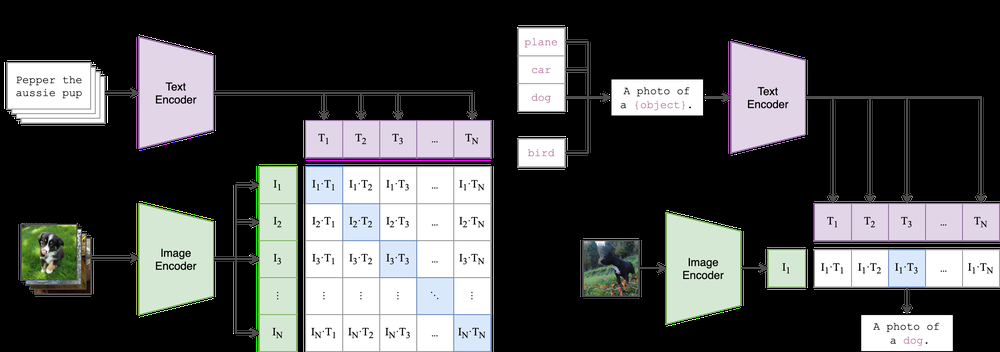
#> input picture utils/lavis/models/clip_models/pics/CLIP.png, 1000 x 352 px, shrunk from 2162 x 762 before the run
$ python -i randaugment.py   (imports and definitions only)
#> lines starting #> are read from the running program, lines starting #| are printed output that depends on the picture
#> further down, picture is the input picture: shape (352, 1000, 3); mean B, G, R 76.8, 76.9, 76
"""
 Copyright (c) 2022, salesforce.com, inc.
 All rights reserved.
 SPDX-License-Identifier: BSD-3-Clause
 For full license text, see the LICENSE file in the repo root or https://opensource.org/licenses/BSD-3-Clause
"""

import cv2
import numpy as np

import torch


## aug functions
def identity_func(img):
    return img


def autocontrast_func(img, cutoff=0):
    """
    same output as PIL.ImageOps.autocontrast
    """
    n_bins = 256

    def tune_channel(ch):
        n = ch.size
#> n = 352000
        cut = cutoff * n // 100
#> cut = 0
        if cut == 0:
            high, low = ch.max(), ch.min()
#> high = 255; low = 0
        else:
            hist = cv2.calcHist([ch], [0], None, [n_bins], [0, n_bins])
            low = np.argwhere(np.cumsum(hist) > cut)
            low = 0 if low.shape[0] == 0 else low[0]
            high = np.argwhere(np.cumsum(hist[::-1]) > cut)
            high = n_bins - 1 if high.shape[0] == 0 else n_bins - 1 - high[0]
        if high <= low:
            table = np.arange(n_bins)
        else:
            scale = (n_bins - 1) / (high - low)
#> scale = 1
            offset = -low * scale
#> offset = 0
            table = np.arange(n_bins) * scale + offset
#> table = 256 values from 0 to 255
            table[table < 0] = 0
            table[table > n_bins - 1] = n_bins - 1
        table = table.clip(0, 255).astype(np.uint8)
        return table[ch]
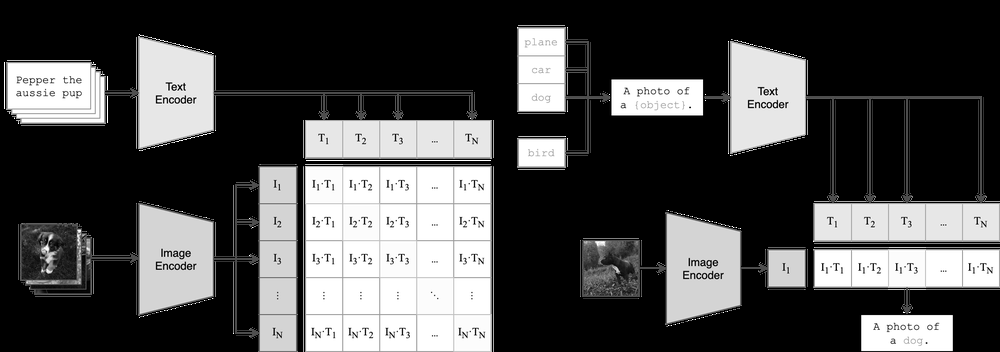
#> returned value: shape (352, 1000); min 0, max 255, mean 76.8

    channels = [tune_channel(ch) for ch in cv2.split(img)]
#> in tune_channel (call 2), `return table[ch]`:
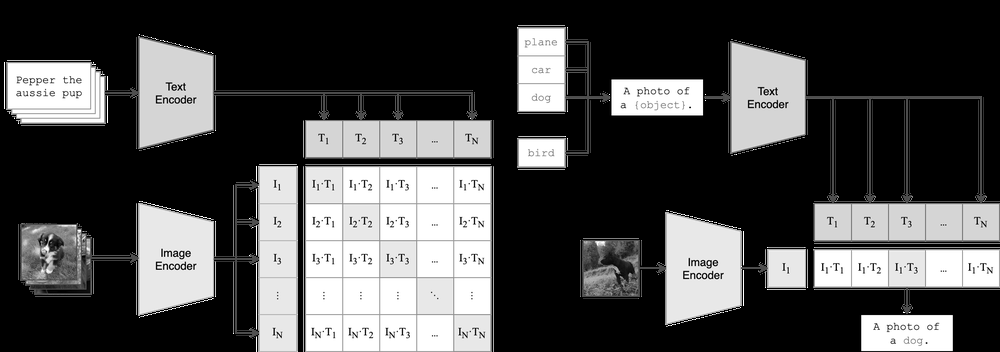
#> returned value: shape (352, 1000); min 0, max 255, mean 76.9
#> in tune_channel (call 3), `return table[ch]`:
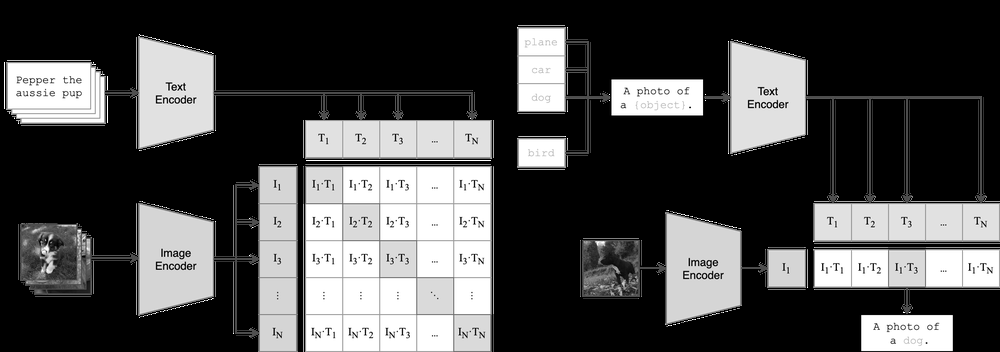
#> returned value: shape (352, 1000); min 0, max 255, mean 76
#> channels = 3 items
    out = cv2.merge(channels)
    return out


# [168 lines left out: functions equalize_func, rotate_func, solarize_func, color_func, contrast_func, brightness_func and 7 more, not called in this run]


### level to args
def enhance_level_to_args(MAX_LEVEL):
    def level_to_args(level):
        return ((level / MAX_LEVEL) * 1.8 + 0.1,)

    return level_to_args


def shear_level_to_args(MAX_LEVEL, replace_value):
    # [5 lines left out: function level_to_args, not called in this run]

    return level_to_args


def translate_level_to_args(translate_const, MAX_LEVEL, replace_value):
    # [5 lines left out: function level_to_args, not called in this run]

    return level_to_args


# [6 lines left out: function cutout_level_to_args, not called in this run]


def solarize_level_to_args(MAX_LEVEL):
    def level_to_args(level):
        level = int((level / MAX_LEVEL) * 256)
        return (level,)

    return level_to_args


def none_level_to_args(level):
    return ()


def posterize_level_to_args(MAX_LEVEL):
    def level_to_args(level):
        level = int((level / MAX_LEVEL) * 4)
        return (level,)

    return level_to_args


def rotate_level_to_args(MAX_LEVEL, replace_value):
    # [5 lines left out: function level_to_args, not called in this run]

    return level_to_args


func_dict = {
    "Identity": identity_func,
    "AutoContrast": autocontrast_func,
    "Equalize": equalize_func,
    "Rotate": rotate_func,
    "Solarize": solarize_func,
    "Color": color_func,
    "Contrast": contrast_func,
    "Brightness": brightness_func,
    "Sharpness": sharpness_func,
    "ShearX": shear_x_func,
    "TranslateX": translate_x_func,
    "TranslateY": translate_y_func,
    "Posterize": posterize_func,
    "ShearY": shear_y_func,
}

translate_const = 10
MAX_LEVEL = 10
replace_value = (128, 128, 128)
arg_dict = {
    "Identity": none_level_to_args,
    "AutoContrast": none_level_to_args,
    "Equalize": none_level_to_args,
    "Rotate": rotate_level_to_args(MAX_LEVEL, replace_value),
    "Solarize": solarize_level_to_args(MAX_LEVEL),
    "Color": enhance_level_to_args(MAX_LEVEL),
    "Contrast": enhance_level_to_args(MAX_LEVEL),
    "Brightness": enhance_level_to_args(MAX_LEVEL),
    "Sharpness": enhance_level_to_args(MAX_LEVEL),
    "ShearX": shear_level_to_args(MAX_LEVEL, replace_value),
    "TranslateX": translate_level_to_args(translate_const, MAX_LEVEL, replace_value),
    "TranslateY": translate_level_to_args(translate_const, MAX_LEVEL, replace_value),
    "Posterize": posterize_level_to_args(MAX_LEVEL),
    "ShearY": shear_level_to_args(MAX_LEVEL, replace_value),
}


class RandomAugment(object):
    # [8 lines left out: function __init__, not called in this run]

    def get_random_ops(self):
        sampled_ops = np.random.choice(self.augs, self.N)
        return [(op, 0.5, self.M) for op in sampled_ops]

    # [10 lines left out: function __call__, not called in this run]


class VideoRandomAugment(object):
    # [9 lines left out: function __init__, not called in this run]

    def get_random_ops(self):
        sampled_ops = np.random.choice(self.augs, self.N, replace=False)
        return [(op, self.M) for op in sampled_ops]

    # [26 lines left out: functions __call__, _aug, not called in this run]


# [4 lines not run here, left out]

>>> import cv2
>>> picture = cv2.imread('../models/clip_models/pics/CLIP.png')
>>> result = autocontrast_func(picture)
